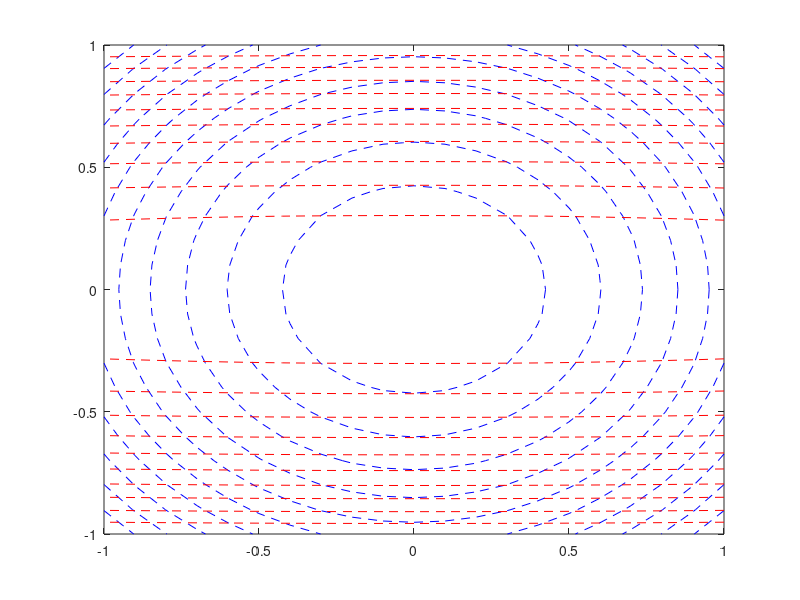

The MATLAB source for this figure:
q = 1;
func = @(x1, x2) 0.5*(x1.^2 + q * x2.^2);
[x,y] = meshgrid(-1:0.1:1, -1:0.1:1);
z1 = func(x, y);
contour(x, y, z1, '--b')
hold on
q = 100;
func = @(x1, x2) 0.5*(x1.^2 + q * x2.^2);
z2 = func(x, y);
contour(x, y, z2, '--r')